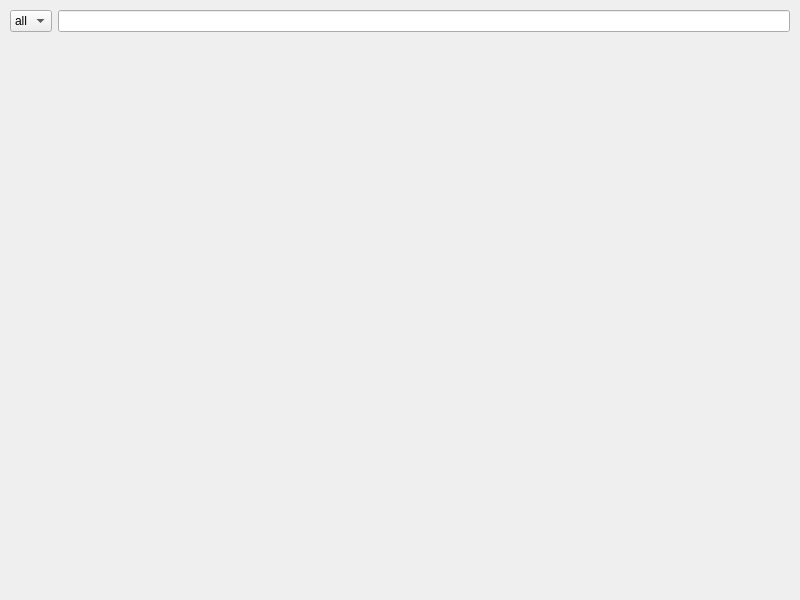
<?xml version="1.0" encoding="UTF-8"?>
<ui version="4.0">
 <class>MainWindow</class>
 <widget class="QMainWindow" name="MainWindow">
  <property name="geometry">
   <rect>
    <x>0</x>
    <y>0</y>
    <width>800</width>
    <height>600</height>
   </rect>
  </property>
  <property name="windowTitle">
   <string notr="true">Blaadpapers</string>
  </property>
  <widget class="QWidget" name="centralwidget">
   <layout class="QVBoxLayout" name="centralWidgetLayout">
    <property name="spacing">
     <number>0</number>
    </property>
    <property name="leftMargin">
     <number>10</number>
    </property>
    <property name="topMargin">
     <number>10</number>
    </property>
    <property name="rightMargin">
     <number>10</number>
    </property>
    <property name="bottomMargin">
     <number>10</number>
    </property>
    <item>
     <widget class="QWidget" name="topBar" native="true">
      <layout class="QHBoxLayout" name="topBarLayout">
       <property name="leftMargin">
        <number>0</number>
       </property>
       <property name="topMargin">
        <number>0</number>
       </property>
       <property name="rightMargin">
        <number>0</number>
       </property>
       <property name="bottomMargin">
        <number>10</number>
       </property>
       <item>
        <widget class="QComboBox" name="monitorCombo">
         <item>
          <property name="text">
           <string>all</string>
          </property>
         </item>
        </widget>
       </item>
       <item>
        <widget class="QLineEdit" name="searchBox"/>
       </item>
      </layout>
     </widget>
    </item>
    <item>
     <widget class="QScrollArea" name="scrollArea">
      <property name="frameShape">
       <enum>QFrame::Shape::NoFrame</enum>
      </property>
      <property name="widgetResizable">
       <bool>true</bool>
      </property>
      <property name="alignment">
       <set>Qt::AlignmentFlag::AlignHCenter|Qt::AlignmentFlag::AlignTop</set>
      </property>
      <widget class="QWidget" name="wallpaperGrid">
       <property name="geometry">
        <rect>
         <x>0</x>
         <y>0</y>
         <width>780</width>
         <height>545</height>
        </rect>
       </property>
       <layout class="QGridLayout" name="wallpaperGridLayout">
        <property name="leftMargin">
         <number>0</number>
        </property>
        <property name="topMargin">
         <number>0</number>
        </property>
        <property name="rightMargin">
         <number>0</number>
        </property>
        <property name="bottomMargin">
         <number>0</number>
        </property>
        <property name="spacing">
         <number>10</number>
        </property>
       </layout>
      </widget>
     </widget>
    </item>
   </layout>
  </widget>
 </widget>
 <resources/>
 <connections/>
</ui>
